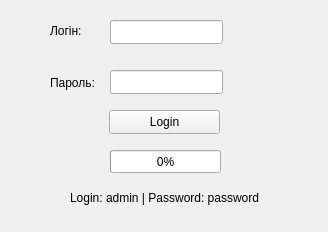
<?xml version="1.0" encoding="UTF-8"?>
<ui version="4.0">
 <class>MainWindow</class>
 <widget class="QMainWindow" name="MainWindow">
  <property name="geometry">
   <rect>
    <x>0</x>
    <y>0</y>
    <width>328</width>
    <height>232</height>
   </rect>
  </property>
  <property name="windowTitle">
   <string>MainWindow</string>
  </property>
  <widget class="QWidget" name="centralwidget">
   <widget class="QLineEdit" name="loginLineEdit">
    <property name="geometry">
     <rect>
      <x>110</x>
      <y>20</y>
      <width>113</width>
      <height>24</height>
     </rect>
    </property>
   </widget>
   <widget class="QLineEdit" name="passwordLineEdit">
    <property name="geometry">
     <rect>
      <x>110</x>
      <y>70</y>
      <width>113</width>
      <height>24</height>
     </rect>
    </property>
   </widget>
   <widget class="QPushButton" name="loginButton">
    <property name="geometry">
     <rect>
      <x>109</x>
      <y>110</y>
      <width>111</width>
      <height>24</height>
     </rect>
    </property>
    <property name="text">
     <string>Login</string>
    </property>
   </widget>
   <widget class="QProgressBar" name="progressBar">
    <property name="enabled">
     <bool>true</bool>
    </property>
    <property name="geometry">
     <rect>
      <x>110</x>
      <y>150</y>
      <width>111</width>
      <height>23</height>
     </rect>
    </property>
    <property name="mouseTracking">
     <bool>false</bool>
    </property>
    <property name="value">
     <number>0</number>
    </property>
   </widget>
   <widget class="QLabel" name="label">
    <property name="geometry">
     <rect>
      <x>50</x>
      <y>21</y>
      <width>49</width>
      <height>20</height>
     </rect>
    </property>
    <property name="text">
     <string>Логін:</string>
    </property>
   </widget>
   <widget class="QLabel" name="label_2">
    <property name="geometry">
     <rect>
      <x>50</x>
      <y>75</y>
      <width>49</width>
      <height>16</height>
     </rect>
    </property>
    <property name="text">
     <string>Пароль:</string>
    </property>
   </widget>
   <widget class="QLabel" name="label_3">
    <property name="geometry">
     <rect>
      <x>70</x>
      <y>190</y>
      <width>191</width>
      <height>16</height>
     </rect>
    </property>
    <property name="text">
     <string>Login: admin | Password: password</string>
    </property>
   </widget>
  </widget>
 </widget>
 <resources/>
 <connections/>
</ui>
